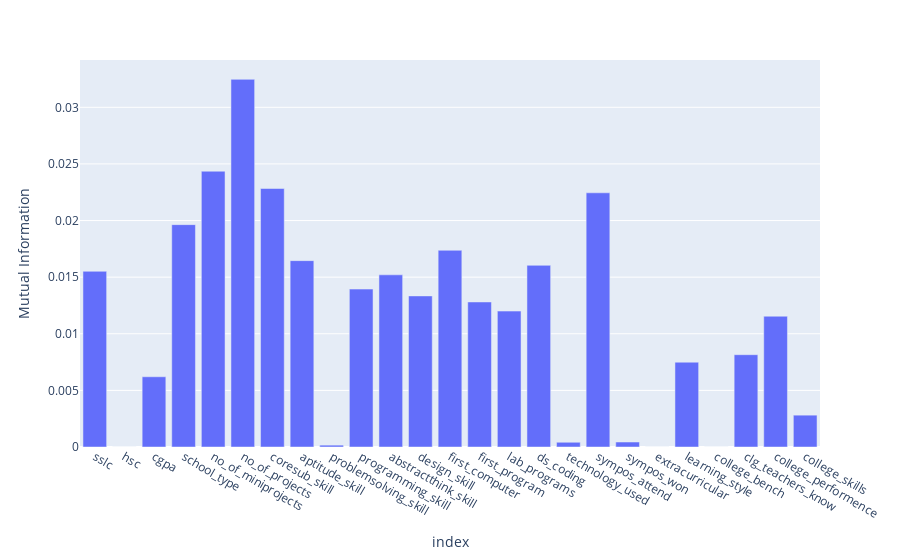

This figure's notebook cell:
### Code cell
fig =px.bar(features_dataframe, x=features_dataframe.index,y='Mutual Information')
fig.show()

### Figure 1 — Plotly figure (JSON) as saved in the notebook; plotly's stock layout.template omitted (floating-point values rounded to 4 significant figures)
{"data": [{"alignmentgroup": "True", "hovertemplate": "index=%{x}<br>Mutual Information=%{y}<extra></extra>", "legendgroup": "", "marker": {"color": "#636efa", "pattern": {"shape": ""}}, "name": "", "offsetgroup": "", "orientation": "v", "showlegend": false, "textposition": "auto", "type": "bar", "x": ["sslc", "hsc", "cgpa", "school_type", "no_of_miniprojects", "no_of_projects", "coresub_skill", "aptitude_skill", "problemsolving_skill", "programming_skill", "abstractthink_skill", "design_skill", "first_computer", "first_program", "lab_programs", "ds_coding", "technology_used", "sympos_attend", "sympos_won", "extracurricular", "learning_style", "college_bench", "clg_teachers_know", "college_performence ", "college_skills"], "xaxis": "x", "y": [0.01552, 0, 0.006202, 0.01964, 0.02436, 0.03247, 0.02283, 0.01646, 0.0001634, 0.01395, 0.01521, 0.01334, 0.01737, 0.01281, 0.012, 0.01604, 0.000419, 0.02245, 0.0004395, 0, 0.007491, 0, 0.008152, 0.01155, 0.002812], "yaxis": "y"}], "layout": {"barmode": "relative", "legend": {"tracegroupgap": 0}, "margin": {"t": 60}, "xaxis": {"anchor": "y", "domain": [0, 1], "title": {"text": "index"}}, "yaxis": {"anchor": "x", "domain": [0, 1], "title": {"text": "Mutual Information"}}}}
